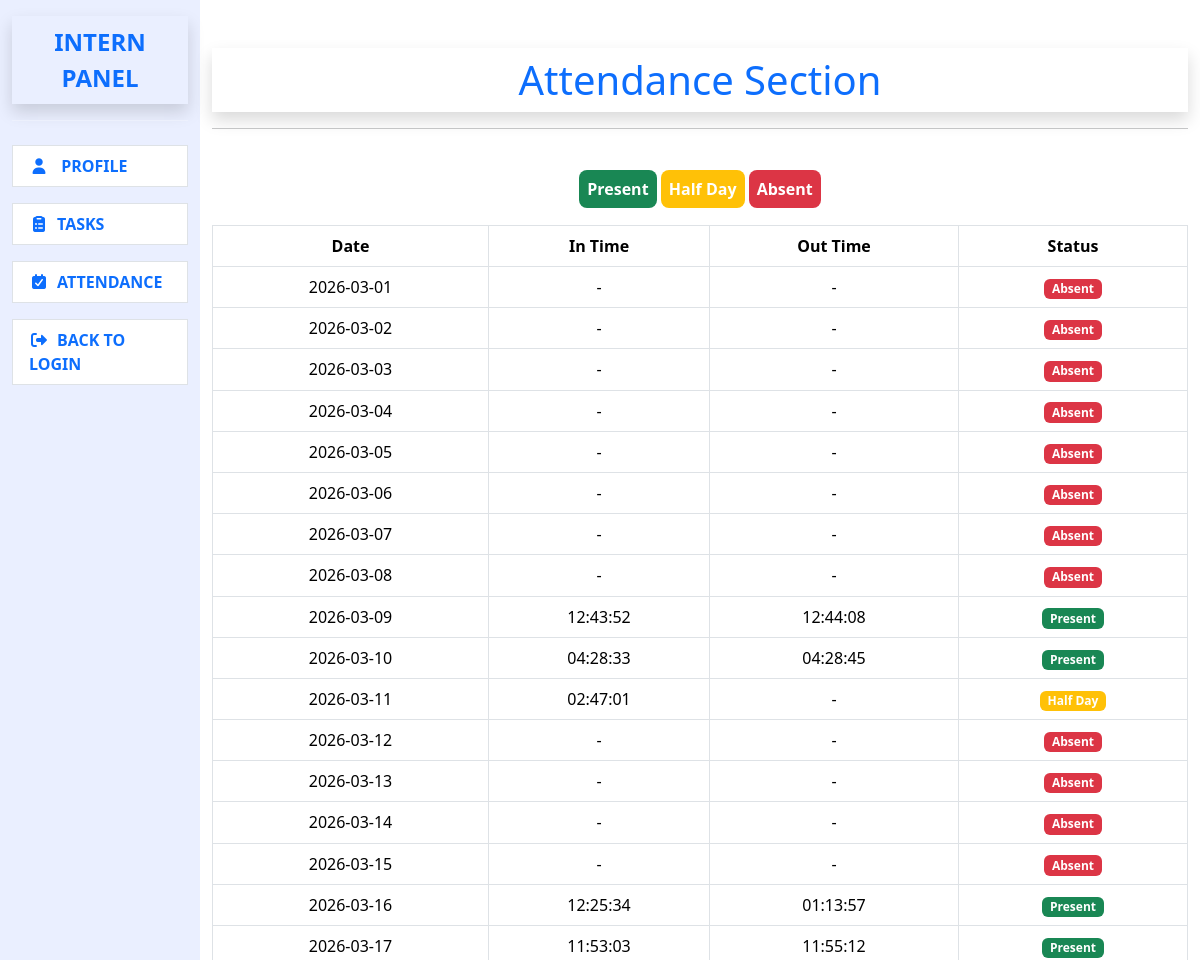
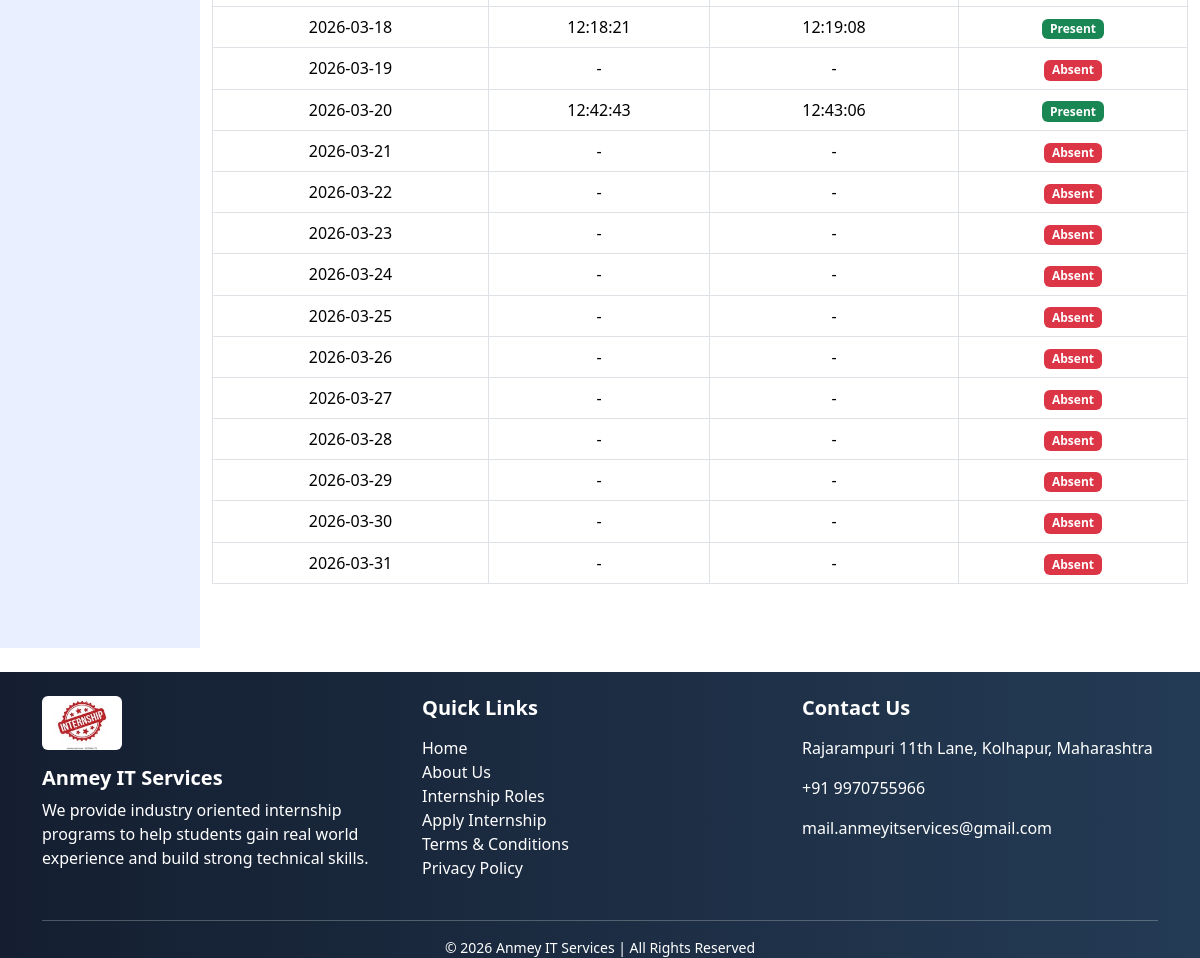
Screenshot of /intern/attendance.php (signed in) with the database file from the repository (2 pictures, top to bottom).
### tables this page shows
CREATE TABLE `attendance` (
  `id` int(11) NOT NULL,
  `intern_id` int(11) NOT NULL,
  `in_time` time DEFAULT NULL,
  `out_time` time DEFAULT NULL,
  `status` enum('Present','Absent','Half Day') NOT NULL DEFAULT 'Absent',
  `date` date NOT NULL DEFAULT current_timestamp()
);

### intern/attendance.php (the view, shortened to what this page needs)
<?php
include '../admin/connect.php';
$intern_id = $_SESSION['intern_id'];
?>
<!DOCTYPE html>
<html lang="en">
<head>
<link href="https://cdn.jsdelivr.net/npm/bootstrap@5.3.3/dist/css/bootstrap.min.css" rel="stylesheet">
<link rel="stylesheet" href="https://cdnjs.cloudflare.com/ajax/libs/font-awesome/7.0.1/css/all.min.css"/>
</head>
<body>
<div class="container-fluid">
    <div class="row">
        <?php include 'intern_sidebar.php'; ?>
        <div class="col-lg-10 col-md-10 mb-5">
            <h1 class="mt-5 text-center shadow p-2 text-primary">Attendance Section</h1>
                <hr class="mb-5">
            <div class="text-center mb-4 g-3">
                <span class="bg-success text-white p-2 rounded-3 fw-bold" name="intime">Present</span>
                <span class="bg-warning text-white p-2 rounded-3 fw-bold" name="halfday">Half Day</span>
                <span class="bg-danger text-white p-2 rounded-3 fw-bold" name="outtime">Absent</span>
            </div>
            <table class="table table-bordered text-center">
                <tr>
                    <th>Date</th>
                    <th>In Time</th>
                    <th>Out Time</th>
                    <th>Status</th>
                </tr>
                <?php
                    $startDate = date("Y-m-01");
                    $endDate = date("Y-m-t");
                    $sql = "SELECT date, in_time, out_time FROM attendance
                            WHERE intern_id = '$intern_id' ORDER BY date DESC";
                    $result = mysqli_query($conn, $sql);
                    $attendance = [];
                    while($row = mysqli_fetch_assoc($result))
                    {
                        $attendance[$row['date']] = $row;
                    }
                    $current = strtotime($startDate);
                    $end = strtotime($endDate);
                    while($current <= $end)
                    {
                        $date = date("Y-m-d", $current);
                    ?>
                    <tr>
                        <td><?php echo $date; ?></td>
                        <td>
                            <?php echo $attendance[$date]['in_time'] ?? "-"; ?>
                        </td>
                        <td>
                            <?php echo $attendance[$date]['out_time'] ?? "-"; ?>
                        </td>
                        <td>
                            <?php
                            if(isset($attendance[$date]))
                            {
                                $in = $attendance[$date]['in_time'];
                                $out = $attendance[$date]['out_time'];
                                if($in && !$out)
                                {
                                    echo "<span class='badge bg-warning'>Half Day</span>";
                                }
                                else if($in && $out)
                                {
                                    echo "<span class='badge bg-success'>Present</span>";
                                }
                            }
                            else
                            {
                                echo "<span class='badge bg-danger'>Absent</span>";
                            }
                            ?>
                        </td>
                    </tr>
                    <?php
                        $current = strtotime("+1 day", $current);
                    }
                    ?>
            </table>
        </div>
    </div>
</div>
<?php include '../footer.php'; ?>
</body>
</html>

### rows the page displays
attendance: date "2026-03-09", in_time "12:43:52", out_time "12:44:08", shows "Present"
attendance: date "2026-03-10", in_time "04:28:33", out_time "04:28:45", shows "Present"
attendance: date "2026-03-11", in_time "02:47:01", out_time "-", shows "Half Day"
attendance: date "2026-03-16", in_time "12:25:34", out_time "01:13:57", shows "Present"
attendance: date "2026-03-17", in_time "11:53:03", out_time "11:55:12", shows "Present"
attendance: date "2026-03-18", in_time "12:18:21", out_time "12:19:08", shows "Present"
attendance: date "2026-03-20", in_time "12:42:43", out_time "12:43:06", shows "Present"

### other values shown
$date "2026-03-01"
$attendance[$date]['in_time'] "-"
$attendance[$date]['out_time'] "-"
$date "2026-03-02"
$date "2026-03-03"
$date "2026-03-04"
$date "2026-03-05"
$date "2026-03-06"
$date "2026-03-07"
$date "2026-03-08"
$date "2026-03-12"
$date "2026-03-13"
$date "2026-03-14"
$date "2026-03-15"
$date "2026-03-19"
